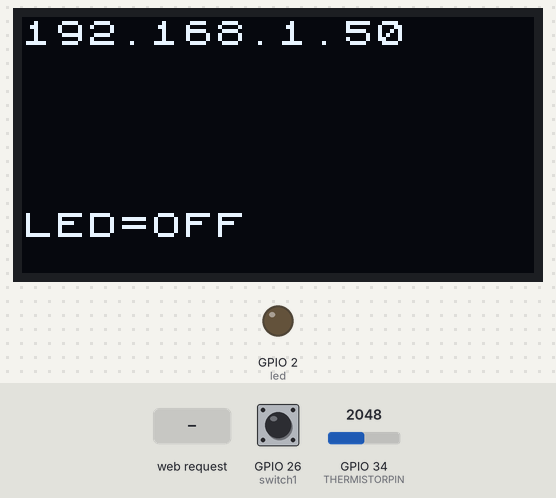
Bench run of a sketch on a simulated ESP32. Shown: 128×64 one-colour display, output pins drawn as LEDs (lit = HIGH). Inputs (shaded band) come from the test bench; at power-on: GPIO 26 (switch1) HIGH, GPIO 34 (THERMISTORPIN) = 2048. WiFi joins after 1.5 s; servers stay silent unless stated; what the sketch prints to the serial monitor is not drawn.

Above: at 1.61 s.
At 2.8 s:
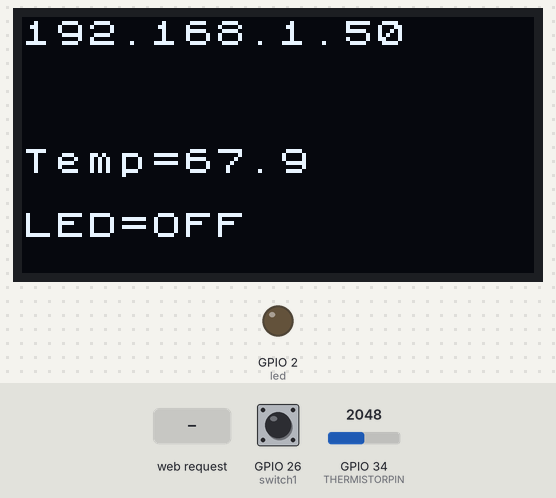
2.9 s: HTTP request GET /?data=1 received
4.4 s: HTTP request GET /?data=0 received
At 5.4 s:
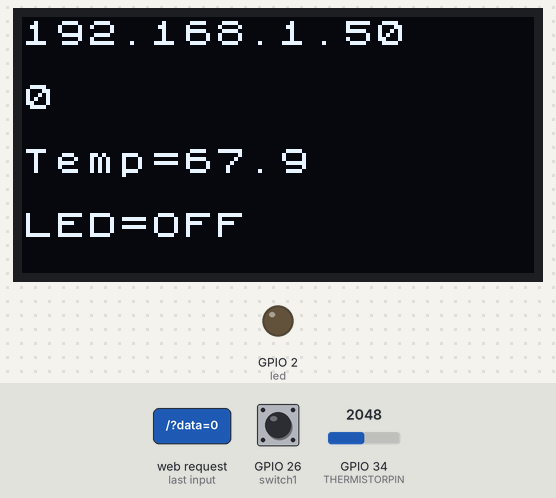
Timing chart, 0 to 7.4 s (numbered marks = the images above; inputs shaded):
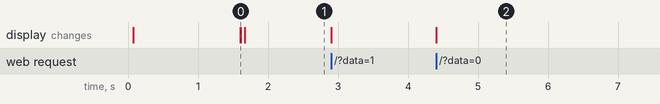

The sketch:

ESP32_IoT_Server.ino
```cpp
/*********
ESP32_IoT_Server
Mark Poehlman 10/4/2018
ESP32 Dev Board Web Server with .96" OLED and Thermistor Temperature Sensor
Submit form to pass message to OLED
Submit valid command to control on board LED
Monitor switch on Pin D26
*********/

//https://github.com/espressif/arduino-esp32/tree/master/libraries
#include <WiFi.h>
#include <WiFiClientSecure.h>
#include <WebServer.h>
#include <ESPmDNS.h>
#include <Arduino.h>
#include <U8x8lib.h>  // https://github.com/olikraus/u8g2
#include <SPI.h>

// Replace with your network credentials
const char* ssid = "YourSSID";
const char* password = "SSIDpassword";
String on_command = "ledon"; //Change to your valid command
String off_command = "ledoff"; //Change to your valid command
String webPage = "";
int led = 2; //Onboard LED, connect D2 to relay to control other things.
int switch1 = 26; //Input pin
String led_status = "OFF";
String input_pins;
int loop_ctr = 0;
WebServer server(80);

//*********************** Setup OLED Display ***************************
U8X8_SSD1306_128X64_NONAME_SW_I2C u8x8(/* clock=*/ SCL, /* data=*/ SDA, /* reset=*/ U8X8_PIN_NONE);   // OLED Display
// OLED Wiring
// SCL to ESP32 Pin D22
// SDA to ESP32 Pin D21
//************** NTC Thermistor Configuration **************************
#define THERMISTORPIN 34   //Which analog pin to connect   +<thermistor>D34<10k Ohm>Gnd
#define THERMISTORNOMINAL 8200 // resistance at 25 degrees C
#define TEMPERATURENOMINAL 25   // temp. for nominal resistance (almost always 25 C)
#define NUMSAMPLES 5 //how many samples to take and average, more takes longer but is more 'smooth'
#define BCOEFFICIENT 3450 //The beta coefficient of the thermistor (usually 3000-4000)
#define SERIESRESISTOR 10000   //Value of the series resistor
uint16_t samples[NUMSAMPLES];
float temperature;

//********************* Setup ***************************************
void setup(void){
  u8x8.begin();
  u8x8.setPowerSave(0);

  // preparing GPIOs
  pinMode(led, OUTPUT);
  digitalWrite(led, LOW);
  pinMode(switch1, INPUT_PULLUP); //Switch1 will always read high if left disconnected because of pullup resistor


  Serial.begin(115200);
  delay(10);
  WiFi.begin(ssid, password);
  Serial.println("");
  Serial.print("Sketch File Name: ");
  Serial.println(F(__FILE__ " " __DATE__ " " __TIME__));
  u8x8.clear();
  u8x8.setFont(u8x8_font_chroma48medium8_r);
  u8x8.drawString(0,0,"Connecting:");
  u8x8.drawString(0,1,ssid);
  // Wait for connection
  while (WiFi.status() != WL_CONNECTED) {
    delay(500);
    Serial.print(".");
  }
  Serial.println("");
  Serial.print("Connected to ");
  Serial.println(ssid);
  Serial.print("IP address: ");
  Serial.println(WiFi.localIP());

//Display IP on OLED ----------------------
  char buf1[24];
  sprintf(buf1, "%d.%d.%d.%d", WiFi.localIP()[0], WiFi.localIP()[1], WiFi.localIP()[2], WiFi.localIP()[3] );//Display complete IP Address
  u8x8.clear();
  u8x8.setFont(u8x8_font_chroma48medium8_r);
  u8x8.drawString(0,0,buf1);//print ip address on display line 0

  u8x8.drawString(0,6,"LED=OFF");//Display initial Onboard LED value

// Server Actions ------------------
   server.on("/", handleRoot);


  server.begin();
  Serial.println("HTTP server started");

  //--- Initial Web Page Build ---
  read_input_pins();
  temperature = get_temp();
  build_page();  //Build the web page initially
}
//**************************************** loop **************************************
void loop(void){

  server.handleClient(); //Handle Web Client
  read_input_pins(); //Check status of Switch1

  loop_ctr ++;  //Count loops. This limits time spent reading temperature which is a slow process.
  if (loop_ctr > 100000) {   //read temp periodically, ~1 second at 100000
      temperature = get_temp(); //Get temperature occasionally
      loop_ctr = 0;}
}

//************************************** build page ********************************************
void build_page()
{
  webPage = "";
  //Create simple web page with one submit form
  webPage += "<h1>ESP32 IoT Web Server</h1><p><br>";
  webPage += "<text>Submit valid command to control onboard LED.<text><br>";
  webPage += "<form method=post>";
  webPage += "<input type=text name=data maxlength=16>";//data present when submit is clicked, can be null, max = 16 characters.
  webPage += "<input type=submit value=Submit>";
  webPage += "<br><br>LED Status: "+String(led_status);  //Variable led_status
  webPage += "<br><br>Input Pins: "+String(input_pins);  //String input_pins
  webPage += "<br><br>Temperature ('F): "+String(temperature); //Temperature
  webPage += "</form></p>";
}

//************************************** handle root ********************************************
void handleRoot()
{
  if (server.hasArg("data")) { //Has data been submitted?
     handleSubmit();
  }
  else {
    server.send(200, "text/html", webPage);
  }
}

//*************************************** handle submit *****************************************
void handleSubmit()
{
  String value = "";
  char valbuf[17];//valbuf will be displayed on OLED
  value = server.arg("data");//this is the data submitted from the webpage form
  value.toCharArray(valbuf, 18); //
  u8x8.drawString(0,2,"                ");// Clear the line
  u8x8.drawString(0,2,valbuf);//output text to line2 starting at position 0

  if (value == on_command){
          digitalWrite(led, HIGH);
          u8x8.drawString(0,6,"                ");// Clear the line
          u8x8.drawString(0,6,"LED=ON ");
          led_status = "ON";
  }

  if (value == off_command){
         digitalWrite(led, LOW);
         u8x8.drawString(0,6,"                ");// Clear the line
         u8x8.drawString(0,6,"LED=OFF");
         led_status = "OFF";
  }

  build_page(); //Update web page with current led_status
  server.send(200, "text/html", webPage);

}

//************************* Read Input Pins *****************************
void read_input_pins(){
  if (digitalRead(switch1) == HIGH){     // read the input pin
  input_pins = "Switch1 is High"; }
  if (digitalRead(switch1) == LOW){
  input_pins = "Switch1 is Low";  }

}

//********** Get Temperature using the Steinhart Hart Equation ************
float get_temp(void) {
  uint8_t i;
  float average;
  char temp_array[16];

  // take N samples in a row, with a slight delay
  for (i=0; i< NUMSAMPLES; i++) {
   samples[i] = analogRead(THERMISTORPIN);
   delay(10);
  }

  // average all the samples out
  average = 0;
  for (i=0; i< NUMSAMPLES; i++) {
     average += samples[i];
  }
  average /= NUMSAMPLES;

  // convert the value to resistance
  average = 4095 / average - 1; //4095 is maximum A/D converter value
  average = SERIESRESISTOR / average;

  float steinhart;
  steinhart = average / THERMISTORNOMINAL;     // (R/Ro)
  steinhart = log(steinhart);                  // ln(R/Ro)
  steinhart /= BCOEFFICIENT;                   // 1/B * ln(R/Ro)
  steinhart += 1.0 / (TEMPERATURENOMINAL + 273.15); // + (1/To)
  steinhart = 1.0 / steinhart;                 // Invert
  steinhart -= 273.15;                         // convert to C
  float fahrenheit = (1.8*steinhart) + 32;    //Convert to 'F

  sprintf(temp_array, "Temp=%3.1f", fahrenheit);//3.1 means 3 digits left of decimal and 1 to the right
  u8x8.drawString(0,4,"                ");// Clear the line
  u8x8.drawString(0,4,temp_array);
  return fahrenheit;

}
```

Measured:
- after the input at 4.4 s, the display: first changes at once (image 2 shows a later state)
